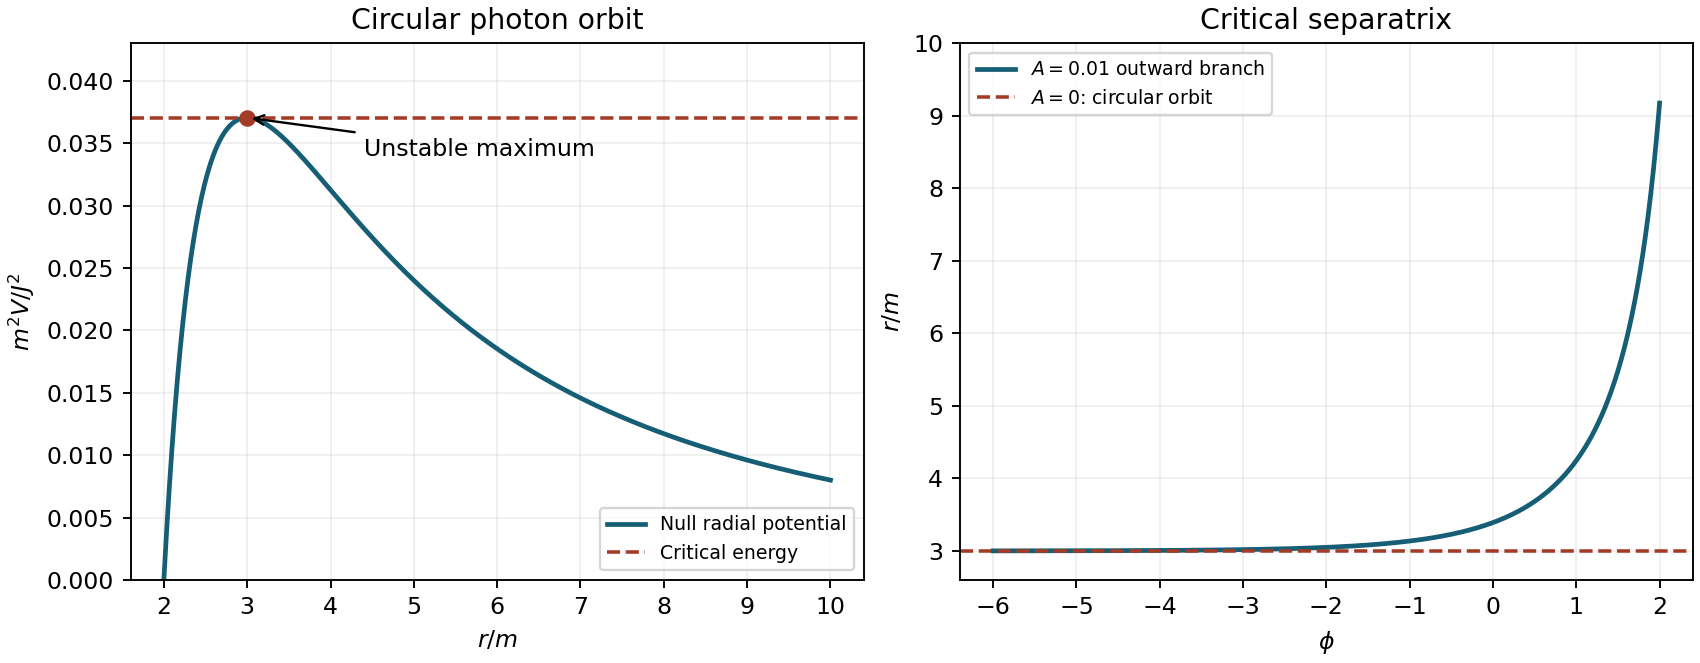

Write Python code to recreate this figure.
#!/usr/bin/env python3
"""Original Schwarzschild critical-ray figure. Python3.12, NumPy and matplotlib.
Run from the desired output directory; writes the matching PNG in the CWD.
"""
from pathlib import Path
import numpy as np
import matplotlib
matplotlib.use('Agg')
import matplotlib.pyplot as plt
fig,axes=plt.subplots(1,2,figsize=(10,3.9),constrained_layout=True,facecolor='white')
x=np.linspace(2.001,10,1000);v=(1-2/x)/x**2
axes[0].plot(x,v,color='#155e75',lw=2,label='Null radial potential')
axes[0].axhline(1/27,color='#a33b27',ls='--',label='Critical energy')
axes[0].plot(3,1/27,'o',color='#a33b27');axes[0].annotate('Unstable maximum',(3,1/27),xytext=(4.4,.034),arrowprops={'arrowstyle':'->'})
axes[0].set(xlabel=r'$r/m$',ylabel=r'$m^2 V/J^2$',title='Circular photon orbit',ylim=(0,.043));axes[0].legend(loc='lower right',fontsize=8)
phi=np.linspace(-6,2,1000);q=.01*np.exp(phi);u=(1-8*q+4*q*q)/(3*(1+2*q)**2)
axes[1].plot(phi,1/u,color='#155e75',lw=2,label=r'$A=0.01$ outward branch')
axes[1].axhline(3,color='#a33b27',ls='--',label=r'$A=0$: circular orbit')
axes[1].set(xlabel=r'$\phi$',ylabel=r'$r/m$',title='Critical separatrix',ylim=(2.6,10));axes[1].legend(loc='upper left',fontsize=8)
for ax in axes:ax.set_facecolor('white');ax.grid(alpha=.2)
fig.savefig(Path(__file__).with_suffix('.png').name,dpi=170,facecolor='white')
